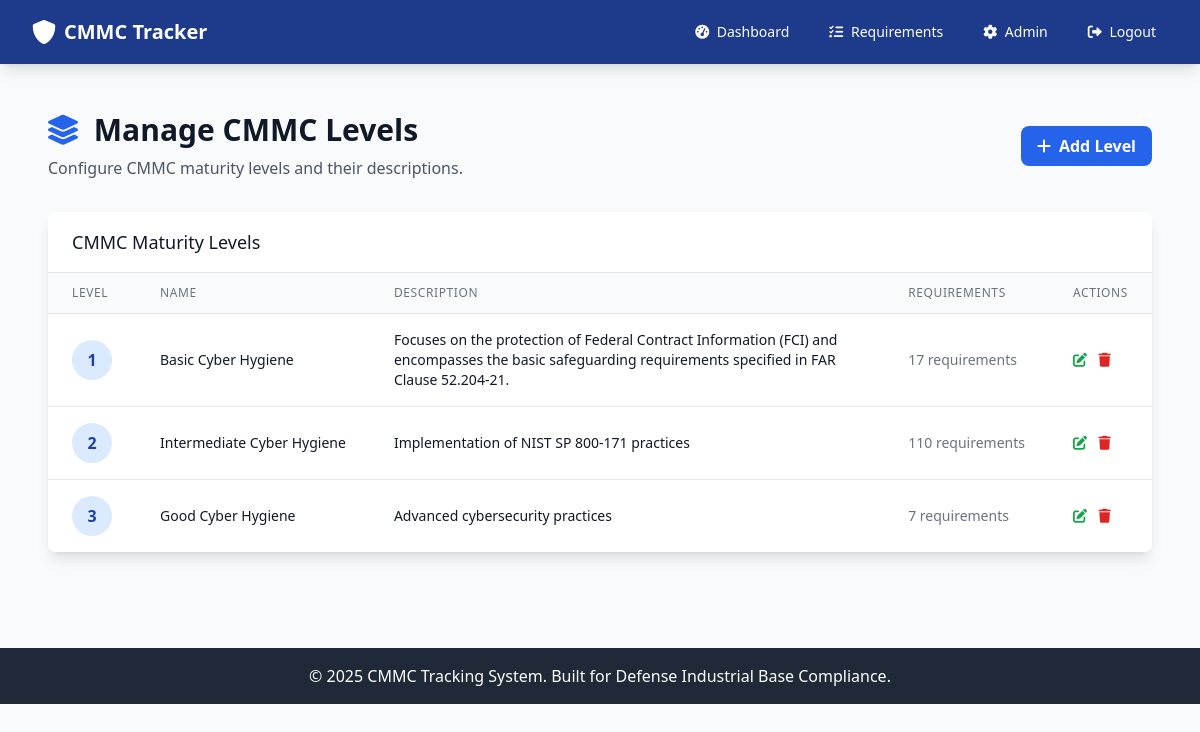
Before: /admin/levels (signed in) with the older database file.
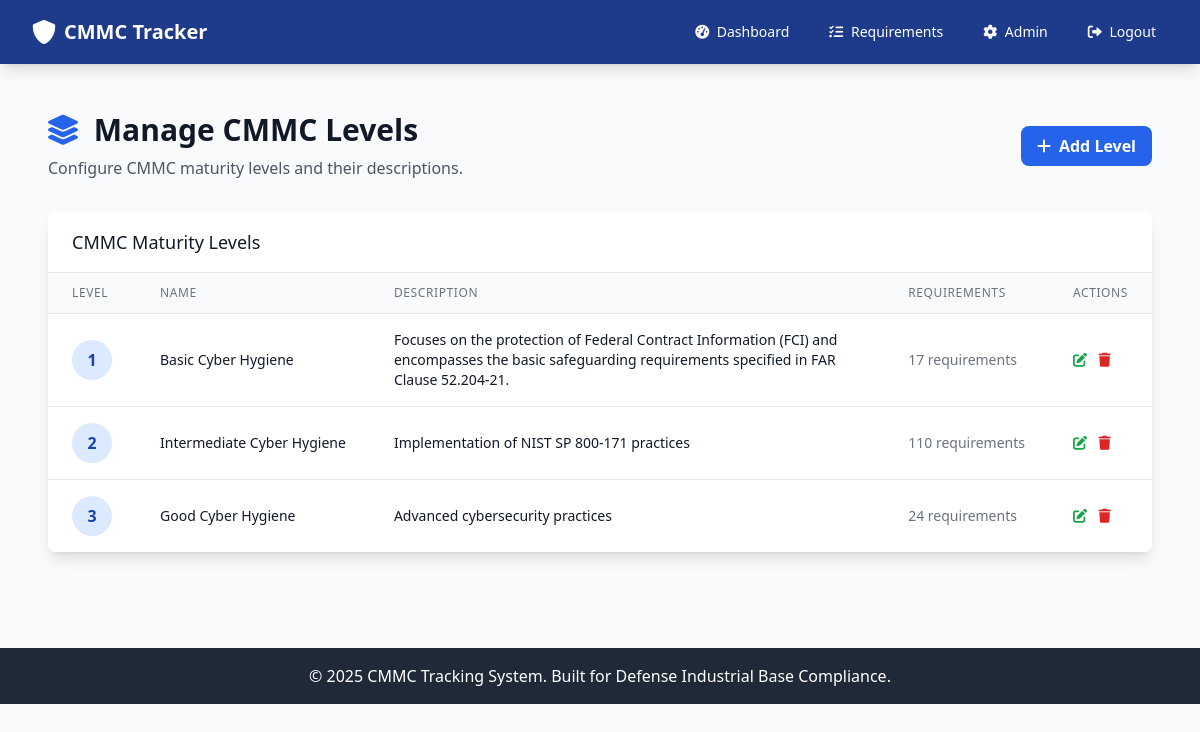
After: the same page with the newer database file.
### app.py (models this page shows)
class CMMCLevel(db.Model):
    __tablename__ = 'cmmc_level'
    id = db.Column(db.Integer, primary_key=True)
    level_number = db.Column(db.Integer, unique=True, nullable=False)
    name = db.Column(db.String(100), nullable=False)
    description = db.Column(db.Text)
    created_at = db.Column(db.DateTime, default=datetime.utcnow)

### app.py (the view)
@app.route('/admin/levels')
@admin_required
def admin_levels():
    levels = CMMCLevel.query.all()
    return render_template('admin/levels.html', levels=levels)

### app.py (called while the page is built, shortened)
def admin_required(f):
    @wraps(f)
    def decorated_function(*args, **kwargs):
        if 'user_id' not in session:
            flash('Please log in to access this page.', 'warning')
            return redirect(url_for('login'))
        user = User.query.get(session['user_id'])
        if not user or user.role != 'admin':
            flash('Admin access required.', 'error')
            return redirect(url_for('dashboard'))
        return f(*args, **kwargs)
    return decorated_function

@app.before_request
def enforce_device_and_user_authorization():
    open_endpoints = {
        'index', 'login', 'register', 'logout', 'static', 'device_pending'
    }
    if request.endpoint in open_endpoints:
        return None
    if 'user_id' not in session:
        return None
    user = User.query.get(session['user_id'])
    if not user:
        session.clear()
        return redirect(url_for('login'))
    if not user.is_authorized:
        flash('Your account is awaiting authorization by an administrator.', 'warning')
        return redirect(url_for('index'))
    if user.role == 'admin':
        return None

### templates/admin/levels.html (shortened to what this page needs)
{% extends "base.html" %}
{% block content %}
<div class="px-4 py-6">
    <div class="flex justify-between items-center mb-8">
        <div>
            <h1 class="text-3xl font-bold text-gray-900 mb-2">
                <i class="fas fa-layer-group text-blue-600 mr-2"></i>
                Manage CMMC Levels
            </h1>
            <p class="text-gray-600">Configure CMMC maturity levels and their descriptions.</p>
        </div>
        <a href="{{ url_for('admin_add_level') }}" class="bg-blue-600 hover:bg-blue-700 text-white font-bold py-2 px-4 rounded-lg transition duration-200">
            <i class="fas fa-plus mr-2"></i>Add Level
        </a>
    </div>
    <div class="bg-white shadow-lg rounded-lg overflow-hidden">
        <div class="px-6 py-4 border-b border-gray-200">
            <h3 class="text-lg font-medium text-gray-900">CMMC Maturity Levels</h3>
        </div>
        {% if levels %}
        <div class="overflow-x-auto">
            <table class="min-w-full divide-y divide-gray-200">
                <thead class="bg-gray-50">
                    <tr>
                        <th class="px-6 py-3 text-left text-xs font-medium text-gray-500 uppercase tracking-wider">Level</th>
                        <th class="px-6 py-3 text-left text-xs font-medium text-gray-500 uppercase tracking-wider">Name</th>
                        <th class="px-6 py-3 text-left text-xs font-medium text-gray-500 uppercase tracking-wider">Description</th>
                        <th class="px-6 py-3 text-left text-xs font-medium text-gray-500 uppercase tracking-wider">Requirements</th>
                        <th class="px-6 py-3 text-left text-xs font-medium text-gray-500 uppercase tracking-wider">Actions</th>
                    </tr>
                </thead>
                <tbody class="bg-white divide-y divide-gray-200">
                    {% for level in levels %}
                    <tr class="hover:bg-gray-50">
                        <td class="px-6 py-4 whitespace-nowrap">
                            <span class="inline-flex items-center justify-center w-10 h-10 rounded-full bg-blue-100 text-blue-800 font-bold">
                                {{ level.level_number }}
                            </span>
                        </td>
                        <td class="px-6 py-4 whitespace-nowrap">
                            <div class="text-sm font-medium text-gray-900">{{ level.name }}</div>
                        </td>
                        <td class="px-6 py-4">
                            <div class="text-sm text-gray-900">{{ level.description or 'No description provided' }}</div>
                        </td>
                        <td class="px-6 py-4 whitespace-nowrap text-sm text-gray-500">
                            {{ level.requirements|length }} requirements
                        </td>
                        <td class="px-6 py-4 whitespace-nowrap text-sm font-medium space-x-2">
                            <button onclick="editLevel({{ level.id }})" class="text-green-600 hover:text-green-900">
                                <i class="fas fa-edit"></i>
                            </button>
                            <button onclick="deleteLevel({{ level.id }}, {{ level.level_number }})" class="text-red-600 hover:text-red-900">
                                <i class="fas fa-trash"></i>
                            </button>
                        </td>
                    </tr>
                    {% endfor %}
                </tbody>
            </table>
        </div>
        {% endif %}
    </div>
</div>
{% endblock %}

Changed rows visible on the page:
changed CMMCLevel "Good Cyber Hygiene": requirements|length "7" → "24"
